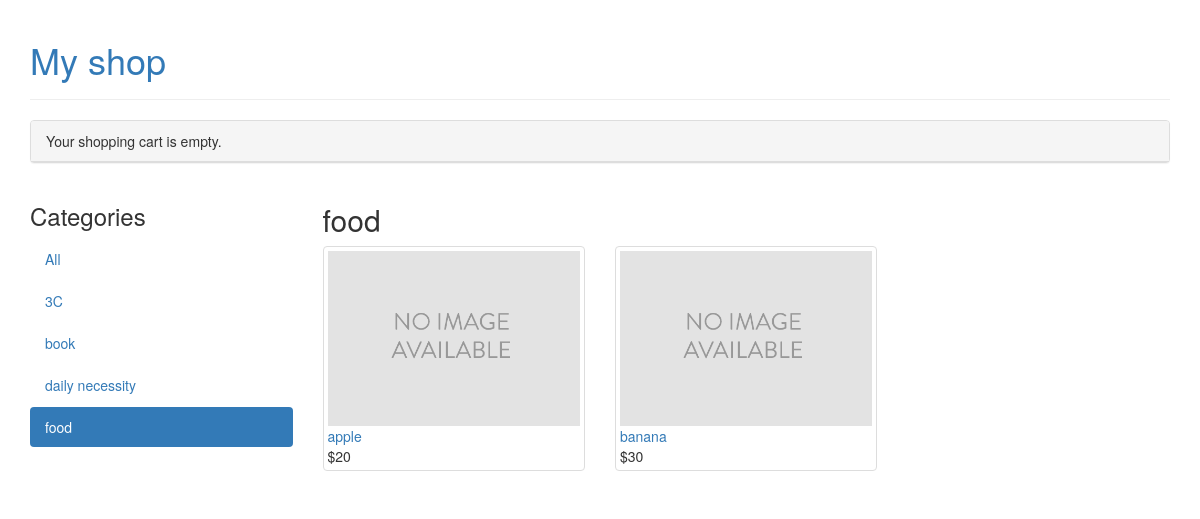
Screenshot of /food/ with the database file from the repository.
### shop/models.py (models this page shows, shortened)
class Category(models.Model):
    name = models.CharField(max_length=200,
                            db_index=True)
    slug = models.SlugField(max_length=200,
                            db_index=True,
                            unique=True)
    class Meta:
        ordering = ('name',)
        verbose_name = 'category'
        verbose_name_plural = 'categories'
    def get_absolute_url(self):
        r = reverse('shop:product_list_by_category',
                       args=[self.slug])
        print ("### cat r" , r)
        return reverse('shop:product_list_by_category',
                       args=[self.slug])

class Product(models.Model):
    category = models.ForeignKey(Category, on_delete=models.DO_NOTHING,
                                 related_name='products')
    name = models.CharField(max_length=200, db_index=True)
    slug = models.SlugField(max_length=200, db_index=True)
    image = models.ImageField(upload_to='products/%Y/%m/%d',
                              blank=True)
    description = models.TextField(blank=True)
    price = models.DecimalField(max_digits=10, decimal_places=0)
    stock = models.PositiveIntegerField()
    available = models.BooleanField(default=True)
    created = models.DateTimeField(auto_now_add=True)
    updated = models.DateTimeField(auto_now=True)
    class Meta:
        ordering = ('name',)
        index_together = (('id', 'slug'),)
    def get_absolute_url(self):
        r = reverse('shop:product_detail',
                       args=[self.id, self.slug])
        print ("### prod r" , r)
        return reverse('shop:product_detail',
                       args=[self.id, self.slug])

### shop/views.py (the view)
def product_list(request, category_slug=None):
    category = None
    categories = Category.objects.all()
    products = Product.objects.filter(available=True)
    if category_slug:
        category = get_object_or_404(Category, slug=category_slug)
        products = products.filter(category=category)
    return render(request,
                  'shop/product/list.html',
                  {'category': category,
                   'categories': categories,
                   'products': products})

### cart/cart.py (called while the page is built)
    def __len__(self):
        return sum(item['quantity'] for item in self.cart.values())

### cart/context_processors.py (called while the page is built)
def cart(request):
        return {'cart': Cart(request)}

### shop/templates/shop/product/list.html (shortened to what this page needs)
{% extends "shop/base.html" %}
{% load static %}
{% block content %}
    <div class="row">
        <div class="col-md-3">
            <h3>Categories</h3>
            <ul class="nav nav-pills nav-stacked">
                <li {% if not category %}class="active"{% endif %}>
                    <a href="{% url "shop:product_list" %}">All</a></li>
                {% for c in categories %}
                    <li {% if category.slug == c.slug %}class="active"{% endif %}>
                        <a href="{{ c.get_absolute_url }}">{{ c.name }}</a>
                    </li>
                {% endfor %}
            </ul>
        </div>
        <div class="col-md-9">
            <h2>{% if category %}{{ category.name }}{% else %}Products{% endif %}</h2>
            <div class="row">
                {% for product in products %}
                    <div class="col-md-4">
                        <div class="thumbnail">
                            <a href="{{ product.get_absolute_url }}">
                                <img src="{% if product.image %}{{ product.image.url }}
                                          {% else %}{% static "img/no_image.png" %} {% endif %}">
                            </a>
                            <a href="{{ product.get_absolute_url }}">{{ product.name }}</a><br>
                            ${{ product.price }}
                        </div>
                    </div>
                {% endfor %}
            </div>
        </div>
    </div>
{% endblock %}

### rows the page displays
Category: name "3C"
Category: name "book"
Category: name "daily necessity"
Category: name "food"
Product: name "apple", price "20"
Product: name "banana", price "30"
